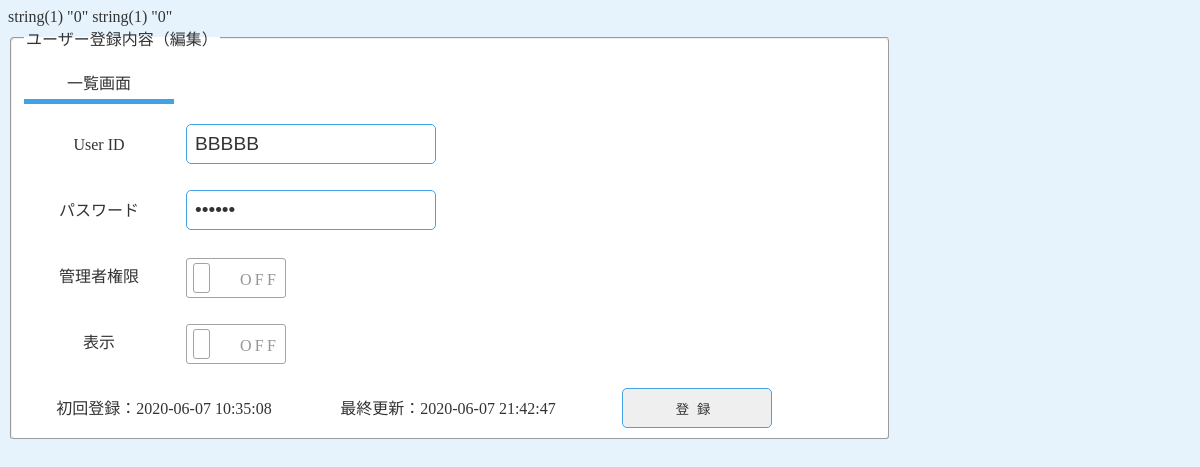
Screenshot of /users_table/users_edit.php?id=10 with the database file from the repository.
### tables this page shows
CREATE TABLE `users_table` (
  `id` int(12) NOT NULL,
  `user_id` varchar(128) NOT NULL,
  `password` varchar(128) NOT NULL,
  `is_admin` int(1) NOT NULL,
  `is_deleted` int(1) NOT NULL,
  `created_at` datetime NOT NULL,
  `updated_at` datetime NOT NULL
);

### users_table/users_edit.php (the view, shortened to what this page needs)
<?php
$id = $_GET['id'];
$pdo = connect_users_id_db();
$sql = 'SELECT * FROM users_table WHERE id=:id';
$stmt = $pdo->prepare($sql);
$stmt->bindValue(':id', $id, PDO::PARAM_INT);
$status = $stmt->execute();
if ($status == false) {
	$error = $stmt->errorInfo();
	echo json_encode(["error_msg" => "{$error[2]}"]);
	exit();
} else {
	$record = $stmt->fetch(PDO::FETCH_ASSOC);
}
var_dump($record['is_admin']);
var_dump($record['is_deleted']);
?>
<!DOCTYPE html>
<html lang="ja">
<head>
	<link rel="stylesheet" href="css/style.css">
	<link rel="stylesheet" href="css/toggle.css">
</head>
<body>
	<form action="users_update.php" name="users_table" method="POST">
		<fieldset>
			<legend>ユーザー登録内容（編集）</legend>
			<a href="users_read.php" class="link">一覧画面</a>
			<div>
				<label for="user_id">User ID</label>
				<input type="text" id="user_id" name="user_id" value="<?= $record['user_id'] ?>">
			</div>
			<div>
				<label for="password">パスワード</label>
				<input type="password" id="password" name="password" required value="<?= $record['password'] ?>">
			</div>
			<div>
				<label>管理者権限</label>
				<label for="is_admin" class="check">
					<div></div>
				</label>
			</div>
			<div>
				<label for=" deleted">表示</label>
				<label for="is_deleted" class="check">
					<div></div>
				</label>
			</div>
			<div>
				<label for="created" class="date">初回登録：<?= $record['created_at'] ?></label>
				<label for="updated_at" class="date">最終更新：<?= $record['updated_at'] ?></label>
				<button type="submit" id="btn" class="admin">登録</button>
			</div>
		</fieldset>
	</form>
</body>
</html>

### users_table/css/style.css (style rules this page uses)
* { box-sizing: border-box; color: #333; }
body { background-color: #e7f3fc; font-family: "Noto Sans JP,sans-serif"; }
fieldset { width: 880px; background-color: white; border-radius: 4px; }
label { display: inline-block; width: 150px; height: 50px; line-height: 50px; text-align: center; margin: 8px 0; }
input[type="text"], input[type="password"] { display: inline-block; width: 250px; height: 40px; line-height: 40px; margin: 8px 0 8px 8px; padding-left: 8px; font-size: 1.2rem; border-radius: 5px; border: 0.5px solid #43a2e5; }
button { display: inline-block; width: 150px; height: 40px; line-height: 40px; border-radius: 5px; border: 0.5px solid #43a2e5; text-align: center; letter-spacing: 0.5rem; margin-left: 150px; cursor: pointer; }
button.admin { margin-left: 30px; cursor: pointer; }
a.link { text-decoration: none; display: inline-block; width: 150px; height: 40px; line-height: 40px; text-align: center; margin: 8px 0; border-bottom: 5px solid #43a2e5; }
label.date { height: 30px; width: 280px; display: inline-block; }

### users_table/css/toggle.css (style rules this page uses)
input[type="checkbox"] + label.check { position: relative; cursor: pointer; display: inline-block; width: 100px; height: 40px; color: #969696; border: 1px solid #a3a3a3; border-radius: 3px; background-color: #ffffff; margin-top: 0; letter-spacing: 0.2rem; vertical-align: middle; margin: 8px 0 8px 8px; }
input[type="checkbox"] + label.check::before { content: "OFF"; position: absolute; top: -4px; left: auto; right: 6px; }
input[type="checkbox"] + label.check > div { position: absolute; top: 4px; left: 6px; width: 17px; height: 30px; border: 1px solid #a3a3a3; border-radius: 3px; background-color: #ffffff; transition: 0.2s; }

### rows the page displays
users_table: user_id "BBBBB", created_at "2020-06-07 10:35:08", updated_at "2020-06-07 21:42:47"
